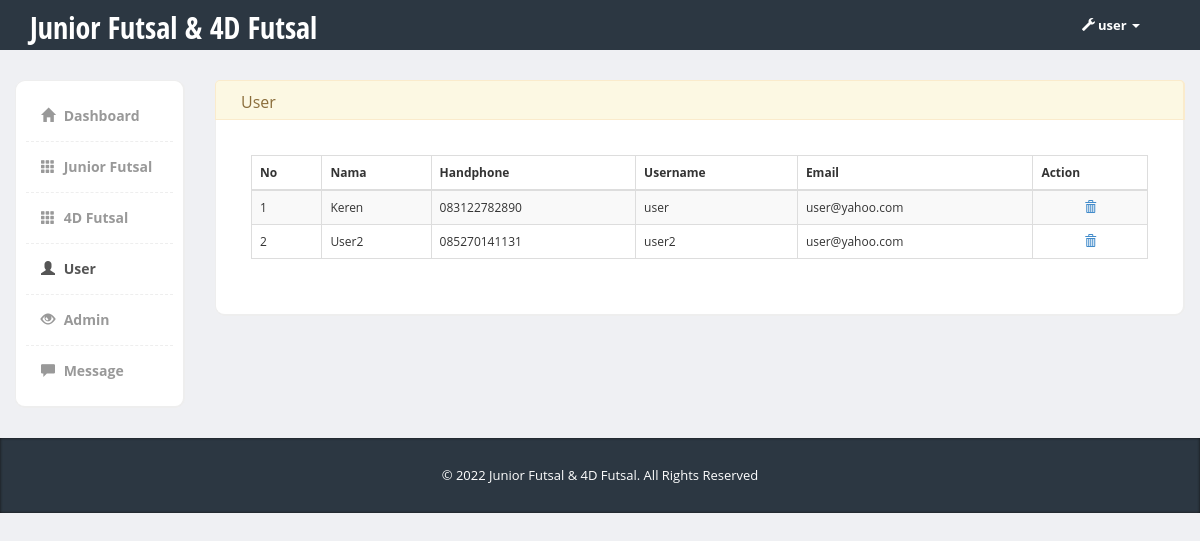
The page /admin/user.php (signed in) on the database its author committed.
### tables this page shows
CREATE TABLE `user` (
  `no` int(8) NOT NULL,
  `nama` varchar(20) NOT NULL,
  `no_hp` varchar(12) NOT NULL,
  `username` varchar(20) NOT NULL,
  `password` varchar(20) NOT NULL,
  `email` varchar(30) NOT NULL
);

### admin/user.php (the view, shortened to what this page needs)
<!DOCTYPE html>
<html>
  <head>
    <link href="bootstrap/css/bootstrap.min.css" rel="stylesheet">
    <link href="css/styles.css" rel="stylesheet">
  </head>
  <body>
  	<div class="header">
	     <div class="container">
	        <div class="row">
	           <div class="col-md-5">
	              <div class="logo">
	                 <h1><a href="#">Junior Futsal & 4D Futsal</a></h1>
	              </div>
	           </div>
	           <div class="col-md-2">
	              <div class="navbar navbar-inverse" role="banner">
	                  <nav class="collapse navbar-collapse bs-navbar-collapse navbar-right" role="navigation">
	                    <ul class="nav navbar-nav">
	                    <li class="dropdown">
	                        <a href="#" class="dropdown-toggle" data-toggle="dropdown"><i class="glyphicon glyphicon-wrench"></i><?php echo $_SESSION['username'] ?> <b class="caret"></b></a>
	                      </li>
	                    </ul>
	                  </nav>
	              </div>
	           </div>
	        </div>
	     </div>
	</div>
    <div class="page-content">
    	<div class="row">
		  <div class="col-md-2">
		  	<div class="sidebar content-box" style="display: block;">
                <ul class="nav">
                    <li><a href="beranda.php"><i class="glyphicon glyphicon-home"></i> Dashboard</a></li>
					<li><a href="junior.php"><i class="glyphicon glyphicon-th"></i> Junior Futsal</a></li>
					<li><a href="4d.php"><i class="glyphicon glyphicon-th"></i> 4D Futsal</a></li>
                    <li class="current"><a href="user.php"><i class="glyphicon glyphicon-user"></i> User</a></li>
                    <li><a href="admin.php"><i class="glyphicon glyphicon-eye-open"></i> Admin</a></li>
                    <li><a href="message.php"><i class="glyphicon glyphicon-comment"></i> Message</a></li>
                </ul>
             </div>
		  </div>
		  <div class="col-md-10">
		  	<div class="row">
		  		<div class="col-md-12 panel-warning">
		  			<div class="content-box-header panel-heading">
	  					<div class="panel-title ">User</div>
		  			</div>
		  			<div class="content-box-large box-with-header">
			  		<div class="panel-body">
  					<table cellpadding="0" cellspacing="0" border="0" class="table table-striped table-bordered" id="example">
						<thead>
							<tr>
								<th>No</th>
								<th>Nama</th>
								<th>Handphone</th>
								<th>Username</th>
								<th>Email</th>
								<th>Action</th>
							</tr>
						</thead>
						<tbody>
						<?php
			            $query = mysql_query ("SELECT * FROM user");
			            $no=1;
			            while ($var=mysql_fetch_array($query)) {
			            ?>
			            <tr>
			              <td><?php echo $no ?></td>
			              <td><?php echo $var ['nama']; ?></td>
			              <td><?php echo $var ['no_hp']; ?></td>
			              <td><?php echo $var ['username']; ?></td>
			              <td><?php echo $var ['email']; ?></td>
			              <td align="center"><?php echo "<a class='glyphicon glyphicon-trash' title='Hapus' href='deleteuser.php?no=$var[no]'></a>"; ?></td>
			            </tr>
			            <?php
			            $no++;
			          	}
			          	?>
						</tbody>
					</table>
  				</div>
					</div>
		  		</div>
		  	</div>
		  </div>
		</div>
    </div>
    <footer>
         <div class="container">
            <div class="copy text-center">
               © <?php echo date("Y"); ?> Junior Futsal & 4D Futsal. All Rights Reserved
            </div>
         </div>
      </footer>
      <link href="vendors/datatables/dataTables.bootstrap.css" rel="stylesheet" media="screen">
  </body>
</html>

### admin/css/styles.css (style rules this page uses)
body { font-family: 'Open Sans', sans-serif; background-color: #f7f7f7; position: relative; margin: 0px; font-size: 12px; padding: 0px; }
.page-content > .row { margin-left: 0px !important; margin-right: 0px !important; margin-top: 30px; }
footer { background-color:#2c3742; box-shadow:inset 0px 0px 3px #111; color:#fff; font-size:14px; line-height:25px; padding:10px 0px 10px 0px; bottom: 0px; }
footer .copy { font-size:13px; margin:15px 0px; }
.header { height:50px; background-color: #2c3742; }
.header .logo h1 { font-size:30px; margin:0px; padding:10px 0px; }
.header .logo h1 a { color:#fff; font-family: 'Open Sans Condensed', sans-serif; }
.header .navbar * { box-shadow:none !important; }
.header .navbar { background:none !important; border:0px !important; }
.header .navbar i { margin-right:3px; }
.header .navbar .nav > li > a { color:#fff !important; font-size:13px !important; border-bottom:0px !important; margin-top:0px !important; font-weight:bold; }
.header .navbar-collapse { border:0px !important; }
.header .navbar-nav .caret { border-top-color:#fff !important; border-bottom-color:#fff !important; }
.content-box, .content-box-large { margin-bottom:30px; background:#fff; border-radius:10px; padding:10px; border-left:1px solid #eee; border-top:1px solid #eee; border-right:2px solid #eee; border-bottom:2px solid #eee; }
.content-box-large { padding: 20px; }
.box-with-header { border-top: none; border-top-left-radius:0px; border-top-right-radius:0px; }
.content-box-header { min-height: 40px; font-size: 16px; background:#f5f5f5; border-top-left-radius:5px; border-top-right-radius:5px; padding:10px; border-left:1px solid #eee; border-top:1px solid #eee; border-right:2px solid #eee; }
.content-box-header:after { clear:both; }
.sidebar ul.nav, .sidebar ul.nav ul { list-style: none; padding: 0px; margin: 0px; }
.sidebar .nav > li { margin: 0; border-bottom:1px dashed #eee; }
.sidebar .nav > li:last-child { border-bottom:0px; }
.sidebar .nav > li > a { font-size: 14px; line-height: 20px; padding: 15px 15px; color: #999; display: block; font-weight:bold; background:none; text-decoration: none; border-top:0px; font-weight:bold; }
.sidebar .nav > li > a > i { margin-right:5px; }
.sidebar .nav li a:hover, .sidebar .nav li.current > a { background: #fff; color: #555; border-bottom:0px; }
body { background-color: #eff0f3; }
.panel-heading>.panel-title, .content-box-header .panel-title { float: left; padding: 10px 15px; padding-top: 0px; }
.panel-body { clear:both; }

### rows shown on the page
user: nama "Keren", no_hp "083122782890", username "user", email "user@yahoo.com"
user: nama "User2", no_hp "085270141131", username "user2", email "user@yahoo.com"

### other values the page prints
$_SESSION['username'] "user"
